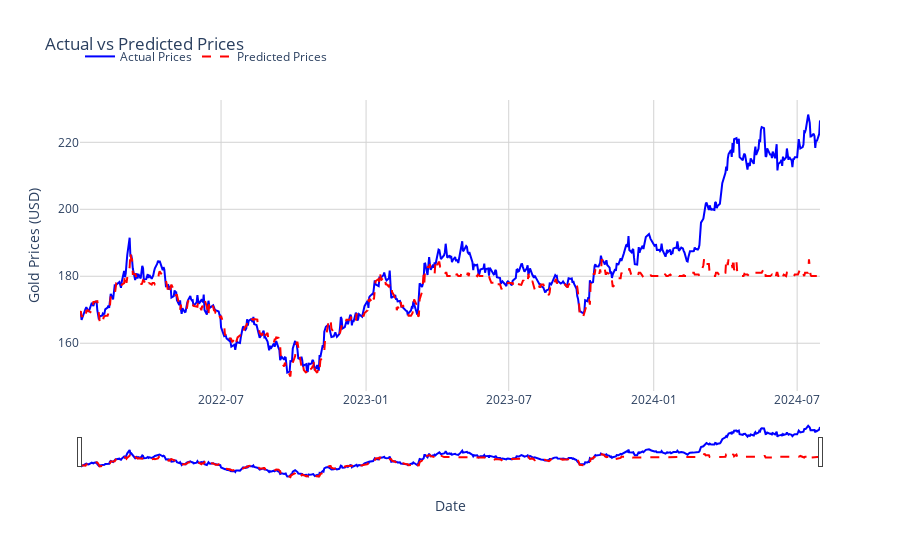

The code cell stored with this chart in its notebook:
### Markdown cell above
The stacking model achieved an R² score of 0.3317 on the test set, indicating that approximately 33.2% of the variance in the gold prices is explained by the model. While this score suggests some level of predictive ability, it also highlights that there may be significant factors influencing gold prices that are not captured by the current ensemble of models.

### Code cell
# Plot actual vs predicted prices
fig = go.Figure()

# Add actual prices trace
fig.add_trace(go.Scatter(
    x=test.index,  # Use the last indices for the test set
    y=test['next_day_price'],
    mode='lines',
    name='Actual Prices',
    line=dict(color='blue'),
))

# Add predicted prices trace
fig.add_trace(go.Scatter(
    x=test.index,  # Use the last indices for the test set
    y=y_pred,
    mode='lines',
    name='Predicted Prices',
    line=dict(color='red', dash='dash')
))

# Customize the layout
fig.update_layout(
    title='Actual vs Predicted Prices',
    xaxis_title='Date',
    yaxis_title='Gold Prices (USD)',
    plot_bgcolor='white',
    xaxis=dict(
        showgrid=True, 
        gridcolor='lightgrey',
        tickformat='%Y-%m',  # Format dates to show year and month
        rangeslider=dict(visible=True)  # Add range slider for zooming
    ),
    yaxis=dict(showgrid=True, gridcolor='lightgrey'),
    font=dict(size=12),
    legend=dict(x=0, y=1.1, orientation='h'),
)

# Show the plot
fig.show()

### Figure 1 — Plotly figure (JSON) as saved in the notebook; plotly's stock layout.template omitted (floating-point values rounded to 4 significant figures; data arrays with more than 128 entries replaced by an {"elided": "..."} marker saying what was removed)
{"data": [{"line": {"color": "blue"}, "mode": "lines", "name": "Actual Prices", "type": "scatter", "x": {"elided": "646 str values"}, "y": {"elided": "646 float values"}}, {"line": {"color": "red", "dash": "dash"}, "mode": "lines", "name": "Predicted Prices", "type": "scatter", "x": {"elided": "646 str values"}, "y": {"elided": "646 float values"}}], "layout": {"font": {"size": 12}, "legend": {"orientation": "h", "x": 0, "y": 1.1}, "plot_bgcolor": "white", "title": {"text": "Actual vs Predicted Prices"}, "xaxis": {"gridcolor": "lightgrey", "rangeslider": {"visible": true}, "showgrid": true, "tickformat": "%Y-%m", "title": {"text": "Date"}}, "yaxis": {"gridcolor": "lightgrey", "showgrid": true, "title": {"text": "Gold Prices (USD)"}}}}
